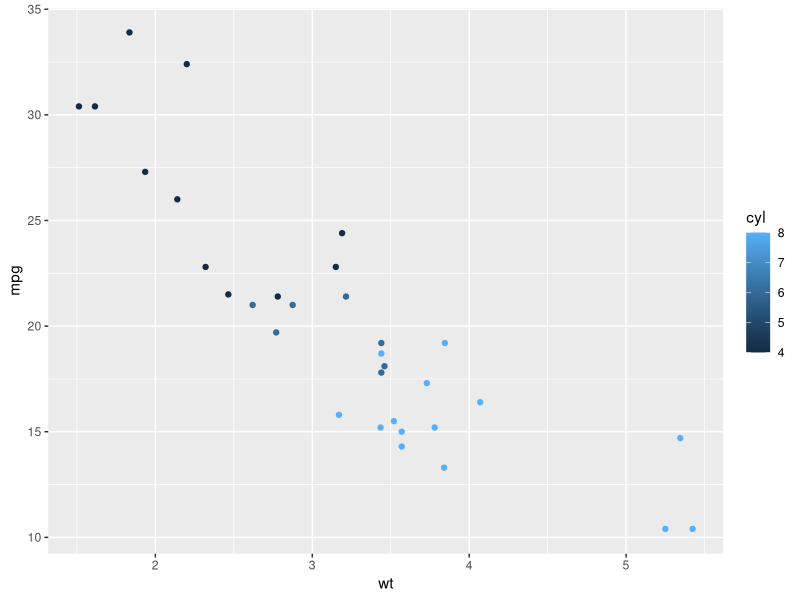
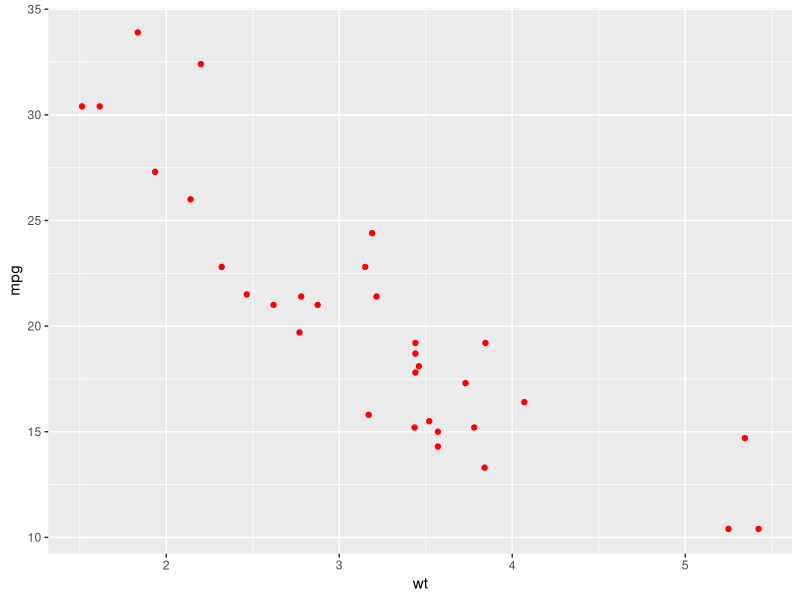
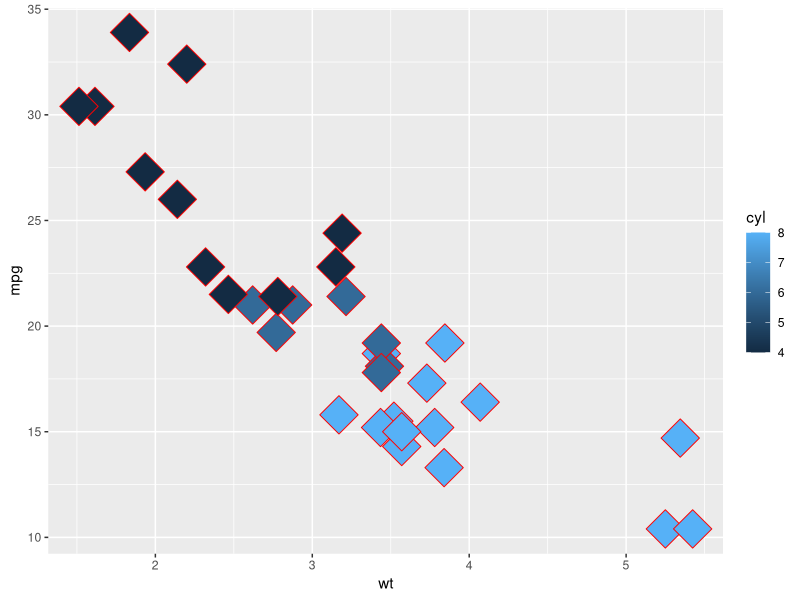
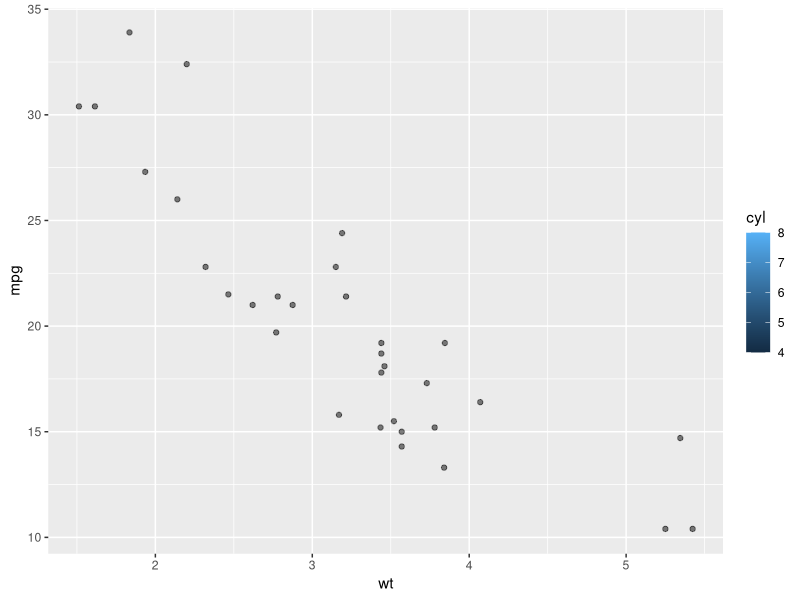
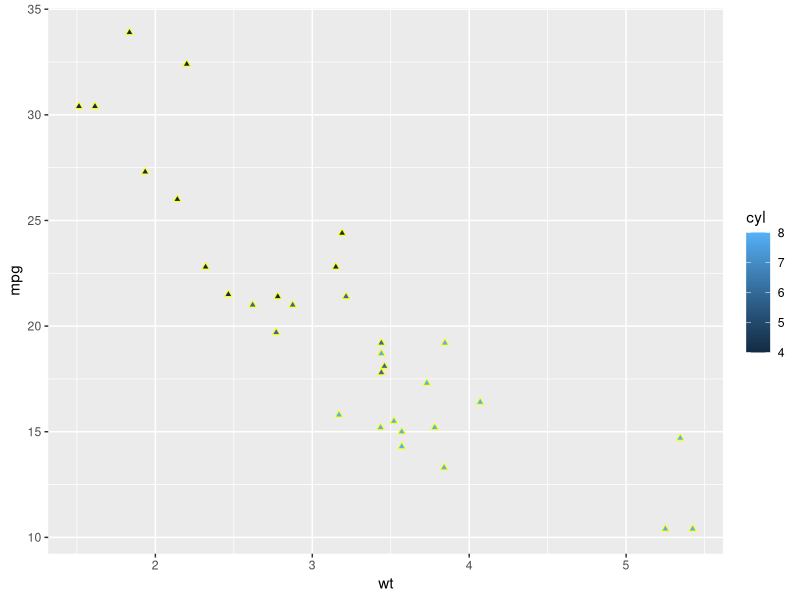
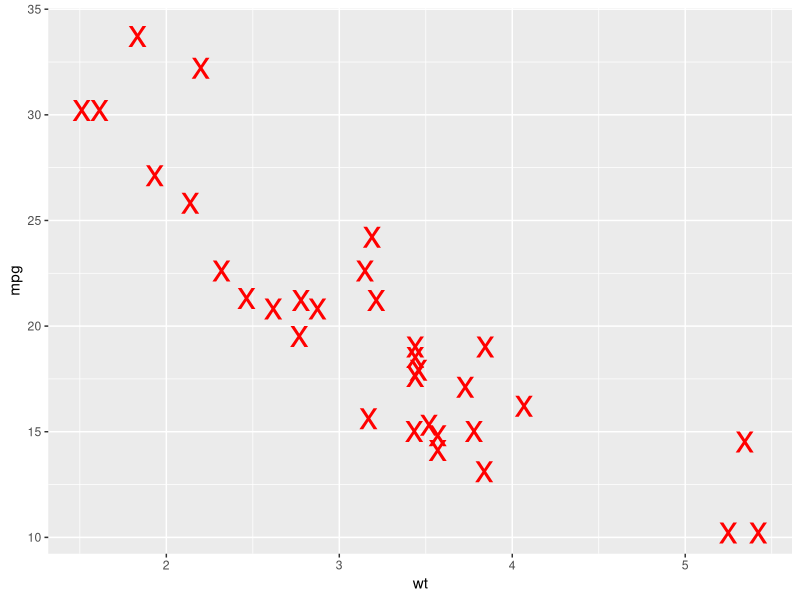
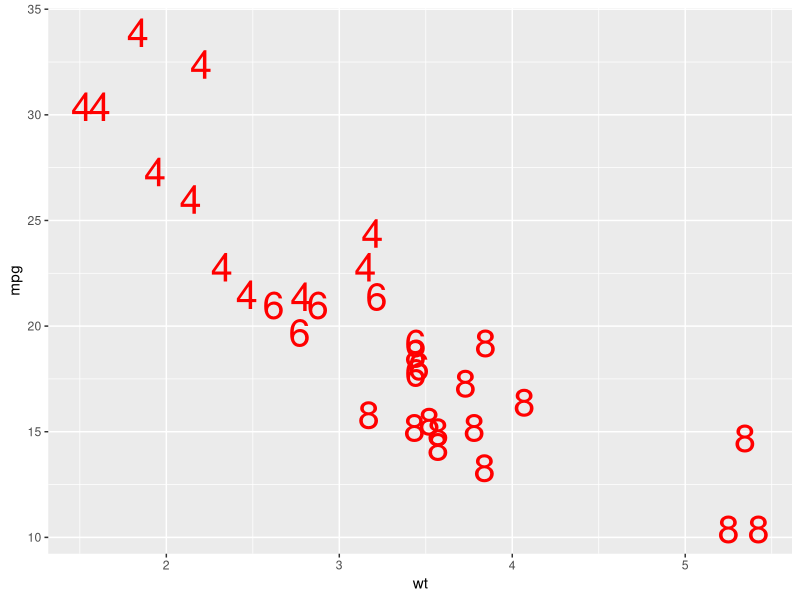
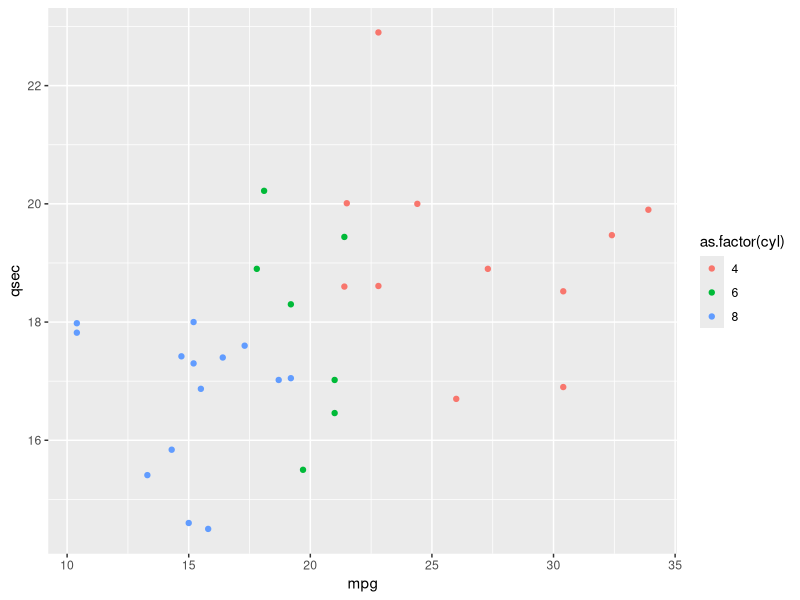

Reproduce these figures in R, in order.

### Don't let naming conventions confuse you
# categorical variables are also called
# - factors
# - discrete
# - qualitative
# depending on context

library(ggplot2)
str(mtcars)

ggplot(mtcars,aes(x=wt,y=mpg,col=cyl))+geom_point()
my_color <- "#123456"
my_color <- "red"
ggplot(mtcars,aes(x=wt,y=mpg,col=cyl))+geom_point(col=my_color)

ggplot(mtcars, aes(x=wt,y=mpg,fill=cyl))+geom_point(size=10,shape=23,col=my_color)

# Expand to draw points with alpha 0.5
ggplot(mtcars, aes(x = wt, y = mpg, fill = cyl)) +geom_point(alpha=0.5)


# Expand to draw points with shape 24 and color yellow
ggplot(mtcars, aes(x = wt, y = mpg, fill = cyl)) +geom_point(shape=24,col="yellow")


# Expand to draw text with label x, color red and size 10
ggplot(mtcars, aes(x = wt, y = mpg, fill = cyl)) +geom_text(label="x",col="red",size=10)
ggplot(mtcars, aes(x = wt, y = mpg, label = cyl)) +geom_text(col="red",size=10)

ggplot(mtcars,aes(x=mpg,y=qsec,col=as.factor(cyl)))+geom_point()
ggplot(mtcars,aes(x=mpg,y=qsec,col=factor(cyl)))+geom_point()
ggplot(mtcars,aes(x=mpg,y=qsec,col=as.factor(cyl),shape=as.factor(am)))+geom_point()
ggplot(mtcars,aes(x=mpg,y=qsec,col=factor(cyl),shape=factor(am)))+geom_point()
# ggplot(mtcars,aes(x=mpg,y=qsec,col=as.factor(cyl)))+geom_point(shape=as.factor(am))
## info rich but heavy cognitive load
ggplot(mtcars,aes(x=mpg,y=qsec,col=as.factor(cyl),shape=as.factor(am),size=(hp/wt)))+geom_point()
